Frame 1 (no input): blank canvas, image omitted
Frame 60 (no input): blank canvas, image omitted
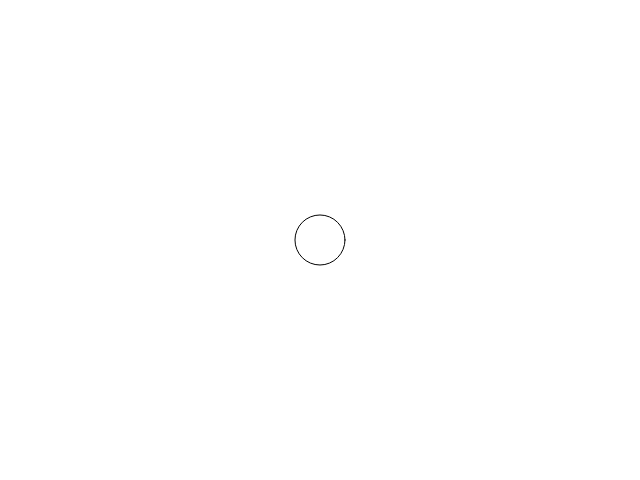
Frame 120 (the mouse pressed at the canvas centre since frame 60)

The p5.js sketch whose frames 1 and 60 were blank and that drew this single picture after the mouse press (run headless with seeded random() and noise() and a simulated clock; from frame 60 on, the mouse is pressed at the canvas centre):

// p5.js sketch
// ── sketch.js
let x = 0;
let y = 0;
let xTarget = 0;
let yTarget = 0;

function setup() {
  createCanvas(640, 480);
}

function draw() {
  let deltaTime = 1.0 / 60.0;
  let k = 10.0;
  x = lerp(xTarget, x, exp(-k * deltaTime));
  y = lerp(yTarget, y, exp(-k * deltaTime));

  clear();
  
  ellipse(x, y, 50, 50);
}

function mousePressed() {
  xTarget = mouseX;
  yTarget = mouseY;
}

function mouseDragged() {
  xTarget = mouseX;
  yTarget = mouseY;
}
